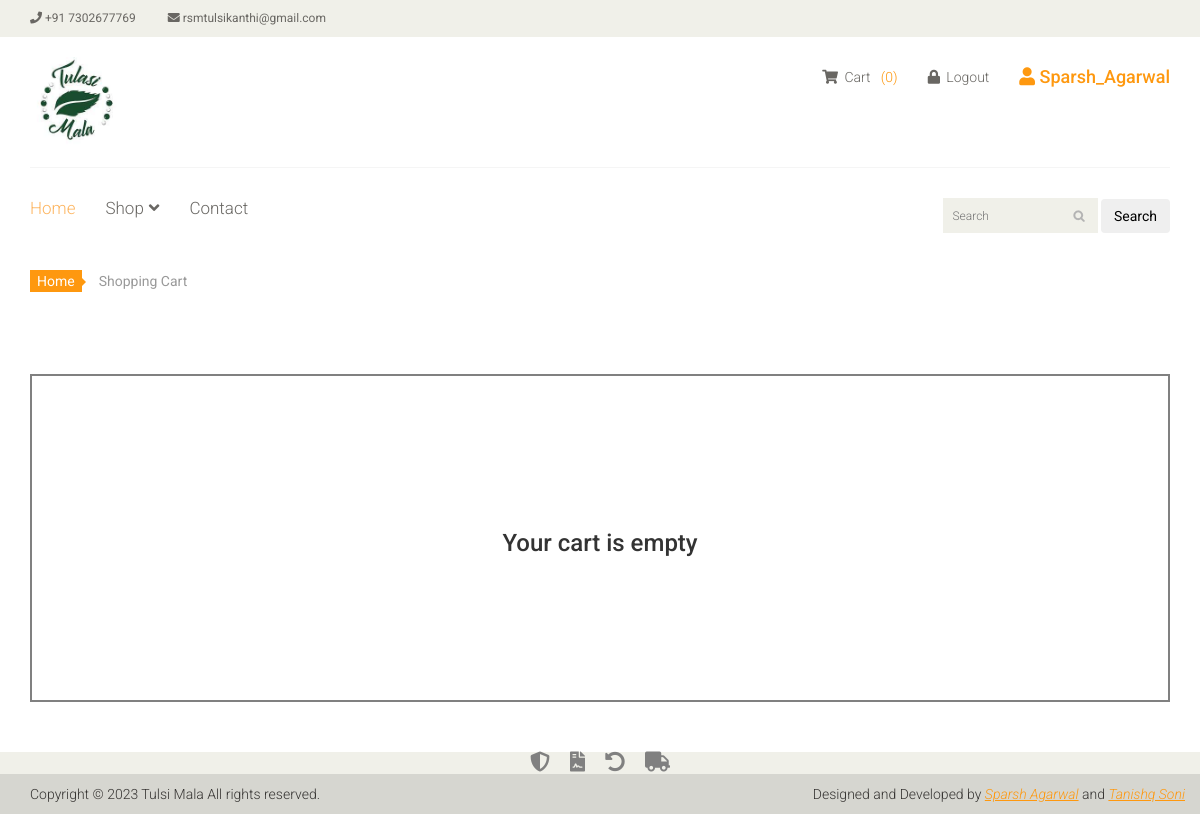
Page /cart (signed in) on the earlier database version.
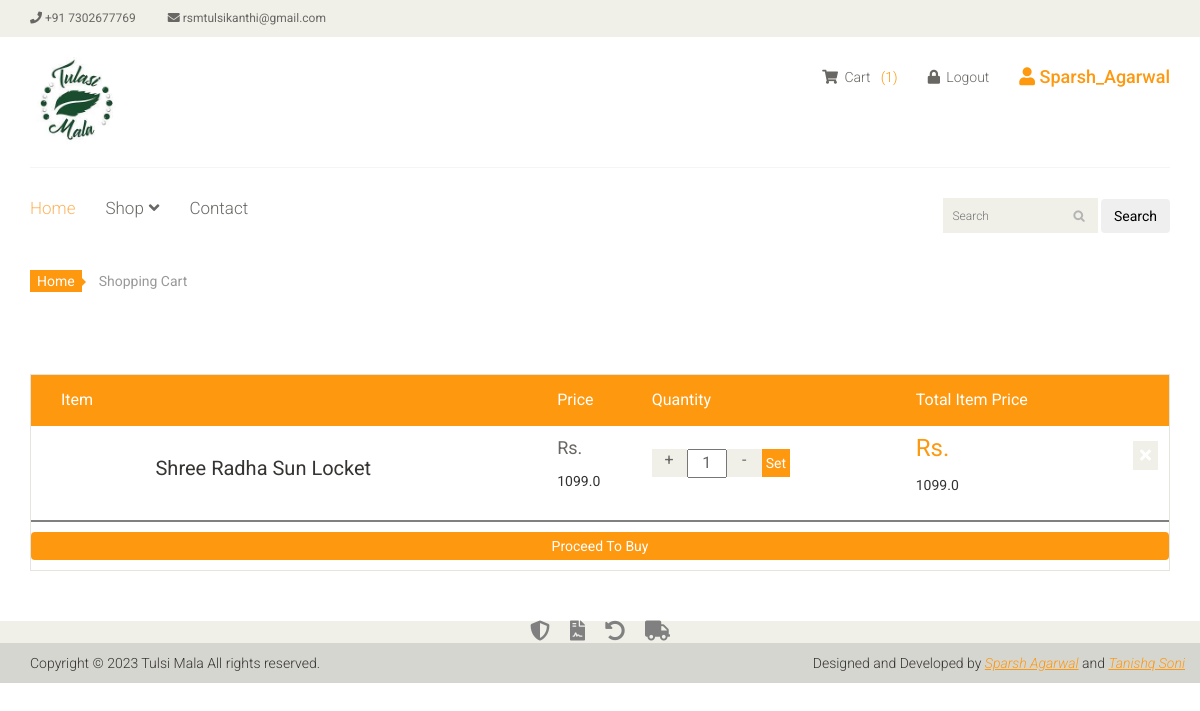
Same page on the later database version.
### core/models.py (models this page shows, shortened)
class CartItems(models.Model):
    cart = models.ForeignKey(Cart, on_delete=models.CASCADE, related_name="cart_items")
    product = models.ForeignKey(Product, on_delete=models.SET_NULL, null=True, blank=True)
    quantity = models.IntegerField(default=0)
    def __str__(self) -> str:
        if self.product is not None:
            return self.product.name + " by " + self.cart.user.username
        return "No product by " + self.cart.user.username

class Product(models.Model):
    name = models.CharField(max_length=100)
    category = models.ForeignKey('Category', on_delete=models.CASCADE)
    slug = models.SlugField(unique=True, null=True, blank=True)
    desc = models.TextField()
    price = models.FloatField(default=0.0)
    product_available_count = models.IntegerField(default=0)
    def __str__(self):
        return self.name

### core/views.py (the view, shortened to what this page needs)
# urls.py: path('cart', views.cart, name='cart'),
def cart(request):
    if request.user.is_authenticated:
        if Cart.objects.filter(user=request.user).exists():
            order = Cart.objects.filter(user=request.user, isPaid=False).first()
            cart_items = CartItems.objects.filter(cart=order)
            if (request.user.is_authenticated):
                cart = Cart.objects.filter(user = request.user, isPaid = False).first()
                len_of_cart = 0
                if cart:
                    len_of_cart = len(cart.cart_items.all())
                    print(len_of_cart)
            cart_prod_and_price = []
            for item in cart_items:
                print(item)
                cart_prod_and_price.append(
                    [item, (item.quantity * item.product.price)])
            return render(request, 'core/cart.html', {'message': "Your cart is empty",'order': order, 'len_of_cart': len_of_cart, 'cart_prod_and_price': cart_prod_and_price})
        len_of_cart = len(Cart.objects.filter(user=request.user))
        return render(request, 'core/cart.html', {'message': "Your cart is empty", 'len_of_cart': len_of_cart})
    return redirect("/accounts/user_login")

### templates/core/cart.html (shortened to what this page needs)
{% extends './base.html' %} {% load static %} {% block start %}
<section id="cart_items">
  <div class="container">
    <div class="breadcrumbs">
      <ol class="breadcrumb">
        <li><a href="#">Home</a></li>
        <li class="active">Shopping Cart</li>
      </ol>
    </div>
    {% if len_of_cart %}
    <div class="table-responsive cart_info" style= "display: flex; flex-direction: column;">
      <table class="table table-condensed">
        <thead>
          <tr class="cart_menu">
            <td class="image">Item</td>
            <td class="description"></td>
            <td class="price">Price</td>
            <td class="quantity">Quantity</td>
            <td class="total">Total Item Price</td>
            <td></td>
          </tr>
        </thead>
        <tbody>
          {% for items in cart_prod_and_price %}
          <tr>
            <td class="cart_product">
            </td>
            <td class="cart_description">
              <h4><a href="">{{ items.0.product }}</a></h4>
            </td>
            <td class="cart_price">
              <p>Rs.</p>
              {{ items.0.product.price }}
            </td>
            <td class="cart_quantity">
              <form method="post" class="cart_quantity_button"> {% csrf_token %}
                <a class="cart_quantity_up plus-btn" style="cursor: pointer; user-select: none;" data-item-id="{{ items.0.pk }}">+</a>
                {% if quantity and items.0.product.slug == inst_product %}
                <input class="cart_quantity_input" type="text" name="quantity" value="{{quantity}}" readonly autocomplete="off" size="2"/>
                  {% else %}
                  <input class="cart_quantity_input" type="text" name="quantity" value="{{ items.0.quantity }}" readonly autocomplete="off" size="2"/>
                  {% endif %}
                  <a class="cart_quantity_down minus-btn" style="cursor: pointer; user-select: none;" data-item-id="{{ items.pk }}">-</a>
                  <input type="submit" style="background: #FE980F; border: none; color: white; padding: 0.4rem " value="Set">
                </form>
              </td>
              <td class="cart_total">
                <p class="cart_total_price">Rs.</p>
                {{ items.1 }}
              </td>
              <td class="cart_delete">
                <a class="cart_quantity_delete" href="/remove_cart_items/{{ items.0.pk }}"><i class="fa fa-times"></i></a>
              </td>
            </tr>
            {% endfor %}
          </tbody>
        </table>
        <div class="proc-to-pay" style="border-top: 2px solid grey; display: flex; flex-direction: column;">
          <a href="/checkout" class="btn" style="background: #FE980F; border: none; margin: 1rem 0; color: white; padding: 0.4rem ">Proceed To Buy</a>
        </div>
      </div>
      {% else %}
      <div class="table-responsive cart_info" style="border: 2px solid grey; display: flex; flex-direction: column; justify-content: center; align-items: center; height: 41vh;">
        <h3>{{message}}</h3>
      </div>
    {% endif %}
  </div>
</section>
{% endblock %}

### templates/core/base.html (shortened to what the changed rows need)
{% load static %} {% load cart_template_tag %}
<!DOCTYPE html>
<html lang="en">
  <head>
    <link href="{% static 'css/bootstrap.min.css' %}" rel="stylesheet" />
    <link href="{% static 'css/font-awesome.min.css' %}" rel="stylesheet" />
    <link href="{% static 'css/prettyPhoto.css' %}" rel="stylesheet" />
    <link href="{% static 'css/price-range.css' %}" rel="stylesheet" />
    <link href="{% static 'css/animate.css' %}" rel="stylesheet" />
    <link href="{% static 'css/main.css' %}" rel="stylesheet" />
    <link href="{% static 'css/responsive.css' %}" rel="stylesheet" />
    <link rel="stylesheet" href="https://cdnjs.cloudflare.com/ajax/libs/font-awesome/5.15.3/css/all.min.css">
    <script src="https://code.jquery.com/jquery-3.6.0.min.js"></script></head
  >
  <body>
    <header id="header">
      <div class="header-middle">
        <div class="container">
          <div class="row">
            <div class="col-sm-8">
              <div class="shop-menu pull-right">
                {% if productDetails %}
                <ul style="display: block; " class="nav navbar-nav">
                  <li>
                    <a href="/cart" style="text-decoration: none;"
                      ><i class="fa fa-shopping-cart"></i> Cart&nbsp;&nbsp;
                       {% if user.is_authenticated %}
                      <div style="color: #fe980f; display: inline">
                        ({{ len_of_cart }})
                      </div>
                      {% endif %}
                    </a>
                  </li>
                  {% if user.is_authenticated %}
                  <li>
                    <a href=" /accounts/user_logout" style="text-decoration: none;"
                      ><i class="fa fa-lock"></i> Logout</a
                    >
                  </li>
                  <li>
                    <h4 style="color: #fe980f;">
                      <i class="fa fa-user"></i> {{ user.username|title }}
                    </h4>
                  </li>
                  {% else %}
                  <li>
                    <a href=" /accounts/user_login" style="text-decoration: none;"
                      ><i class="fa fa-lock"></i> Login</a
                    >
                  </li>
                  {% endif %}
                </ul>
                {% else %}
                <ul class="nav navbar-nav">
                  <li>
                    <a href="/cart"
                      ><i class="fa fa-shopping-cart"></i> Cart&nbsp;&nbsp;
                       {% if user.is_authenticated %}
                      <div style="color: #fe980f; display: inline">
                        ({{ len_of_cart }})
                      </div>
                      {% endif %}
                    </a>
                  </li>
                </ul>
                {% endif %}
              </div>
            </div>
          </div>
        </div>
      </div>
    </header>
    {% block start %} {% endblock %}
  </body>
</html>

Differences in the rows shown:
added CartItems: product.name "Shree Radha Sun Locket", product.price "1099.0", quantity "1", items "1099.0"
Other differences:
{{ len_of_cart }}: "0" → "1"
{{ message }}: "Your cart is empty" → (not shown)
text now shown: "Item Price Quantity Total Item Price Proceed To Buy"
